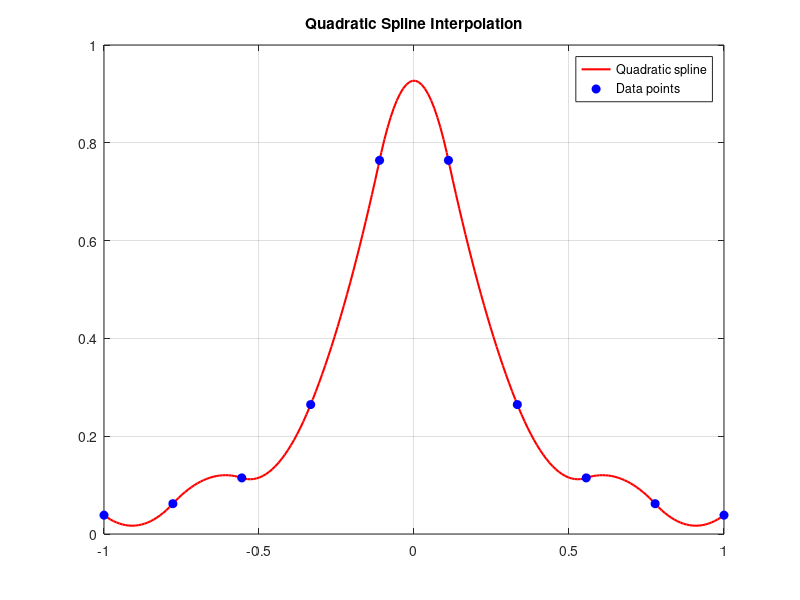

Here is the MATLAB script that generated this plot:
clc;
clear;

x = linspace(-1,1,10);
y = 1./(1+25.*x.*x);

n = length(x);
h = diff(x);

%% compute matrix for b

A = zeros(n-1,n);
B = zeros(n-1,1);

for i = 1:n-1
    A(i,i) = h(i);
    A(i,i+1) = h(i);
    B(i) = 2*(y(i+1)-y(i));
end

%% solve for b

b = pinv(A)*B;

%% compute c

c = zeros(n-1,1);

for i = 1:n-1
    c(i) = (b(i+1)-b(i))/(2*h(i));
end

a = y(1:n-1)';

%% generate interpolation points

xp = linspace(-1,1,200);
yp = zeros(size(xp));

for j = 1:length(xp)
    for i = 1:n-1
        if xp(j) >= x(i) && xp(j) <= x(i+1)
            dx = xp(j) - x(i);
            yp(j) = a(i) + b(i)*dx + c(i)*dx^2;
            break
        end
    end
end

%% plot

plot(xp,yp,'r','LineWidth',1.5)
hold on
plot(x,y,'ob','MarkerFaceColor','b')
grid on
title('Quadratic Spline Interpolation')
legend('Quadratic spline','Data points')
